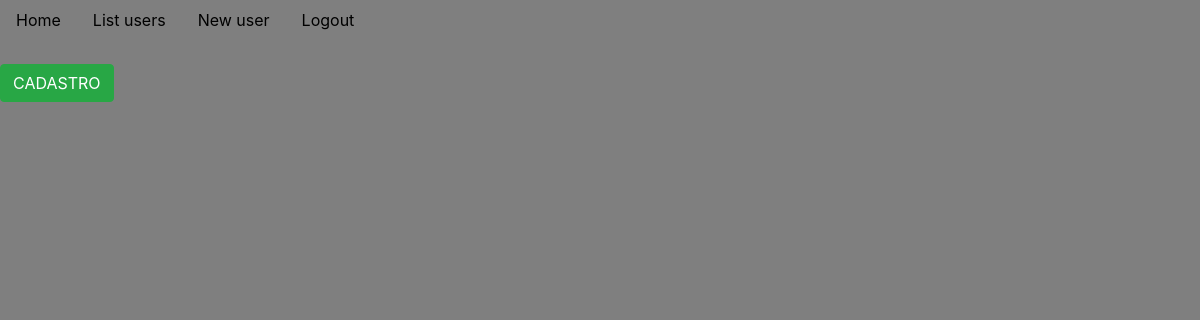
/users, run on an earlier commit of the app's database.
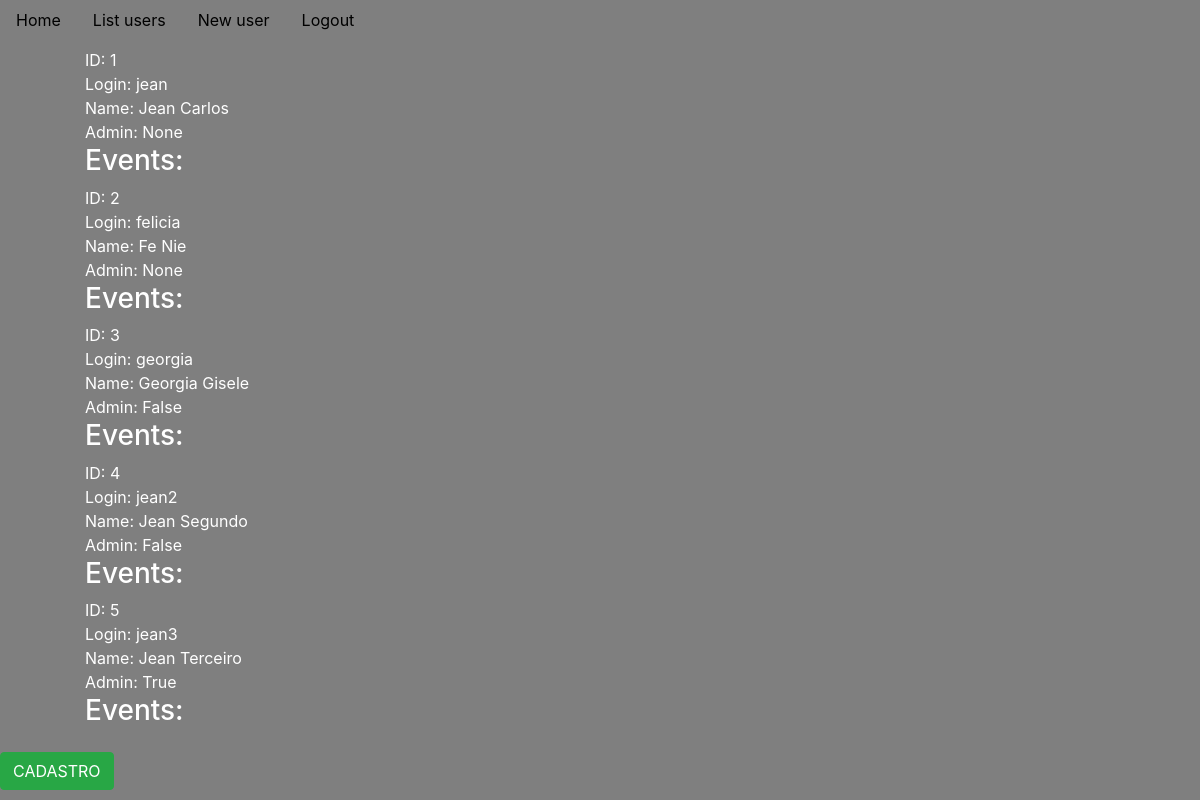
And on a later commit of the database.
### models/calendar_model.py (models this page shows)
class User(SQLModel, table=True):
    id: Optional[int] = Field(default=None, primary_key=True, nullable=False)
    user_name: str = Field(index=True)
    name: str = Field(index=True)
    admin: bool = Field(nullable=True)
    password: str = Field(nullable=False)
    events: List["Event"] = Relationship(back_populates="users")

### views/views.py (the view)
@app.get('/users')
def users_list():
    users_list = listAllUsers()
    print(users_list)
    return render_template('list_users.html', titulo = 'User list', users_list=users_list)

### controller/users_controller.py (called while the page is built)
def listAllUsers():
    with Session(engine) as session:
        statement = select(User).options(selectinload(User.events))
        user = session.exec(statement)
        return user.all()

### templates/list_users.html (shortened to what this page needs)
{% extends "template.html" %}
{% block content %}
<body>
    <div class="container listapessoas">
        <ul>
            {% for user in users_list %}
                <li>ID: {{ user.id }} </li>
                <li>Login: {{ user.user_name }}</li>
                <li>Name: {{ user.name }}</li>
                <li>Admin: {{ user.admin }}</li>
                    <h3>Events:</h3>
            {% endfor %}
        </ul>
    </div>
    <a href="/new_user" class="btn btn-success">CADASTRO</a>
</body>
{% endblock content %}

### templates/template.html (shortened to what this page needs)
<!DOCTYPE html>
<html lang="pt-BR">
<head>
    <link rel="stylesheet" href="https://stackpath.bootstrapcdn.com/bootstrap/4.1.3/css/bootstrap.min.css">
    <link rel="stylesheet" href="{{ url_for('static', filename='style.css') }}">
</head>
<header>
  <ul class="nav nav-pills">
    <li class="nav-item">
      <a class="nav-link" href="/">Home</a>
    </li>
    <li class="nav-item">
      <a class="nav-link" href="/users">List users</a>
    </li>
    <li class="nav-item">
      <a class="nav-link" href="/new_user">New user</a>
    </li>
    <li class="nav-item">
      <a class="nav-link" href="logout">Logout</a>
    </li>
  </ul>
</header>
{% block content %}{% endblock content %}
</html>

### static/style.css (style rules this page uses)
body { background-color: rgba(0, 0, 0, .5); color: white; }
ul li { list-style-type:none; }
a { color: black; }
.listapessoas { display: grid; grid-template-columns: 1fr 1fr; }

What changed in the data, as far as the page shows it:
added User: id "1", user_name "jean", name "Jean Carlos", admin "None"
added User: id "2", user_name "felicia", name "Fe Nie", admin "None"
added User: id "3", user_name "georgia", name "Georgia Gisele", admin "False"
added User: id "4", user_name "jean2", name "Jean Segundo", admin "False"
added User: id "5", user_name "jean3", name "Jean Terceiro", admin "True"
